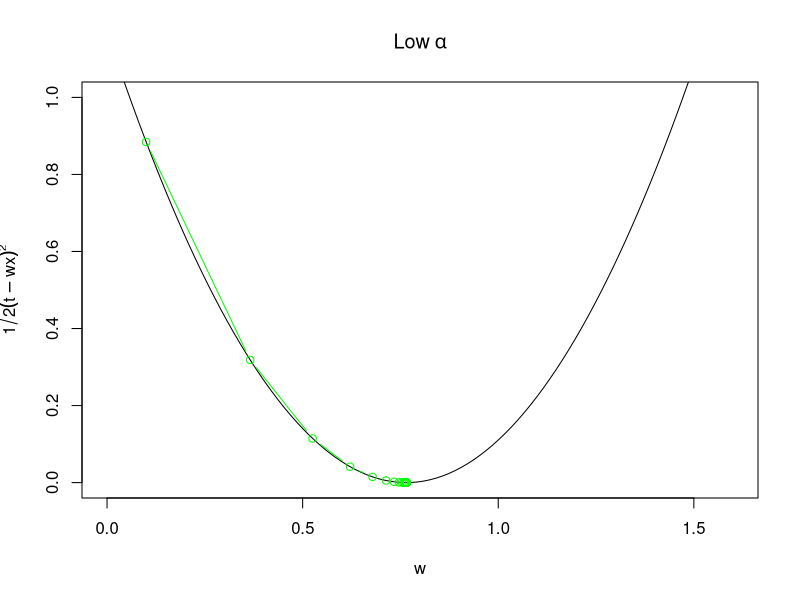
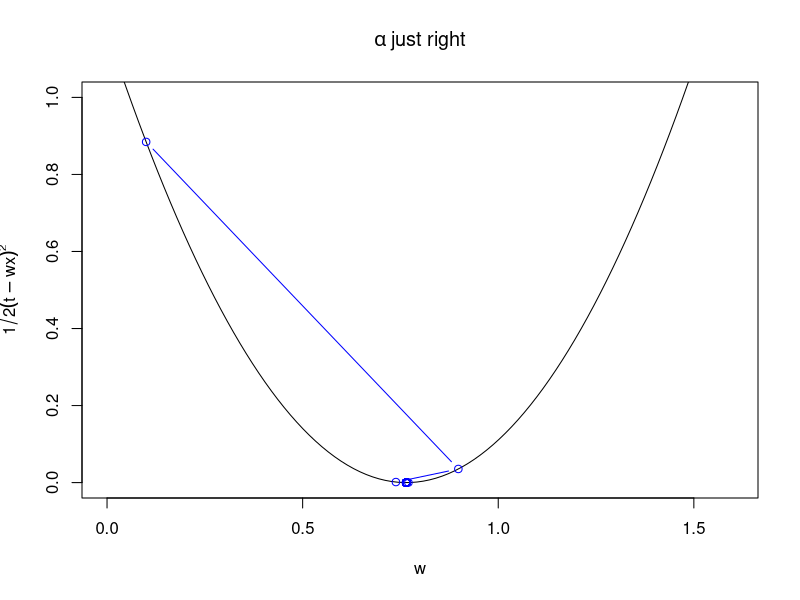
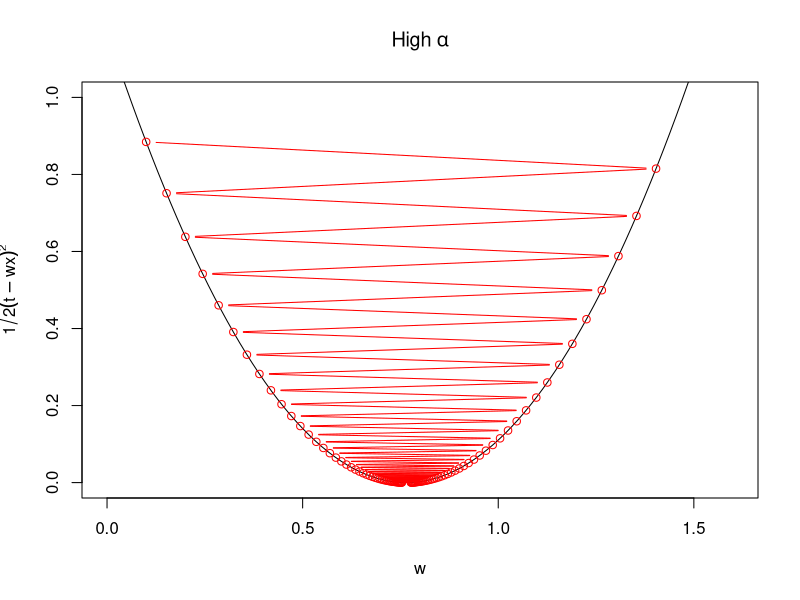
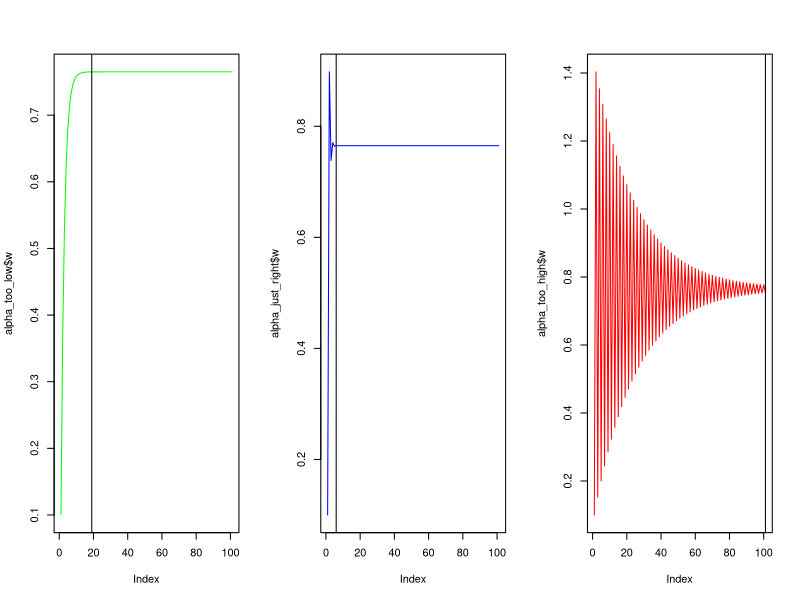

Reproduce these figures in R, in order.
## ---- chunk 1
#err = 1/2*(t - w*x)^2
# t is a target
# w is a weight
# x is a value of predictor variable; y=w*x, where y is the predicted output


library(dplyr)
library(magrittr)
library(ggplot2)
 
t <- 1.53
x <- 2 
ws <- seq(0,1.6,len = 100) # create some values

err <- function(w){
  1/2*(t - w*x)^2
}
#length(w)


#err <-  expression(1/2*(t - w*x)^2)
f <- expression(1/2*(t - w*x)^2)
D(f,'w')

create_plot <- function(title) {
  plot(
    ylim = c(0,1),
    x = ws,
    y = err(ws), 
    type = "l", 
    ylab = expression(1/2*(t - w*x)^2),
    xlab = "w",
    main = title
    )
}
# J(cost)
cost <- function(w){
 -(1/2 * (2 * (x * (t - w * x))))
}
t
x
## ---- chunk 2
grad <- function(w = 0.1, alpha = 0.6, j = 1000) {
  
  wtrace <- w
  ftrace <- err(w)
  
  for (i in 1:j) {
    
    w <- w - alpha * cost(w)
    
    wtrace <- c(wtrace,w)
    ftrace <- c(ftrace,err(w))
    
    }
  
  data.frame(
    "w" = wtrace,
    "f_w" = ftrace
    )
}

## ---- chunk 3
create_plot(expression(Low~alpha))
 
with(
  alpha_too_low <- grad(
    w = 0.1, # initialisation of w
    alpha = 0.1, # learning rate
    j = 100 # iterations
    ),
  points(
    w, 
    f_w, 
    type = "b", 
    col = "green"
    )
  )
## ---- chunk 4
create_plot(expression(alpha~just~right))
 
with(
  alpha_just_right <- grad(
    w = 0.1, # initialisation of w
    alpha = 0.3, # learning rate
    j = 100 # iterations
    ),
  points(
    w, 
    f_w, 
    type = "b", 
    col = "blue"
    )
  )
## ---- chunk 5
create_plot(expression(High~alpha))
 
with(
  alpha_too_high <- grad(
    w = 0.1, # initialisation of w
    alpha = 0.49, # learning rate
    j = 100 # iterations
    ),
  points(
    w, 
    f_w, 
    type = "b", 
    col = "red"
    )
  )
## ---- chunk 6
par(mfrow=c(1,3))
 
plot(alpha_too_low$w, type = "l",col = "green")
abline(v = (round(alpha_too_low$w,4) != 0.765) %>% which %>% length)
 
plot(alpha_just_right$w, type = "l",col = "blue")
abline(v = (round(alpha_just_right$w,4) != 0.765) %>% which %>% length)
 
plot(alpha_too_high$w, type = "l", col = "red")
abline(v = (round(alpha_too_high$w,4) != 0.765) %>% which %>% length)
